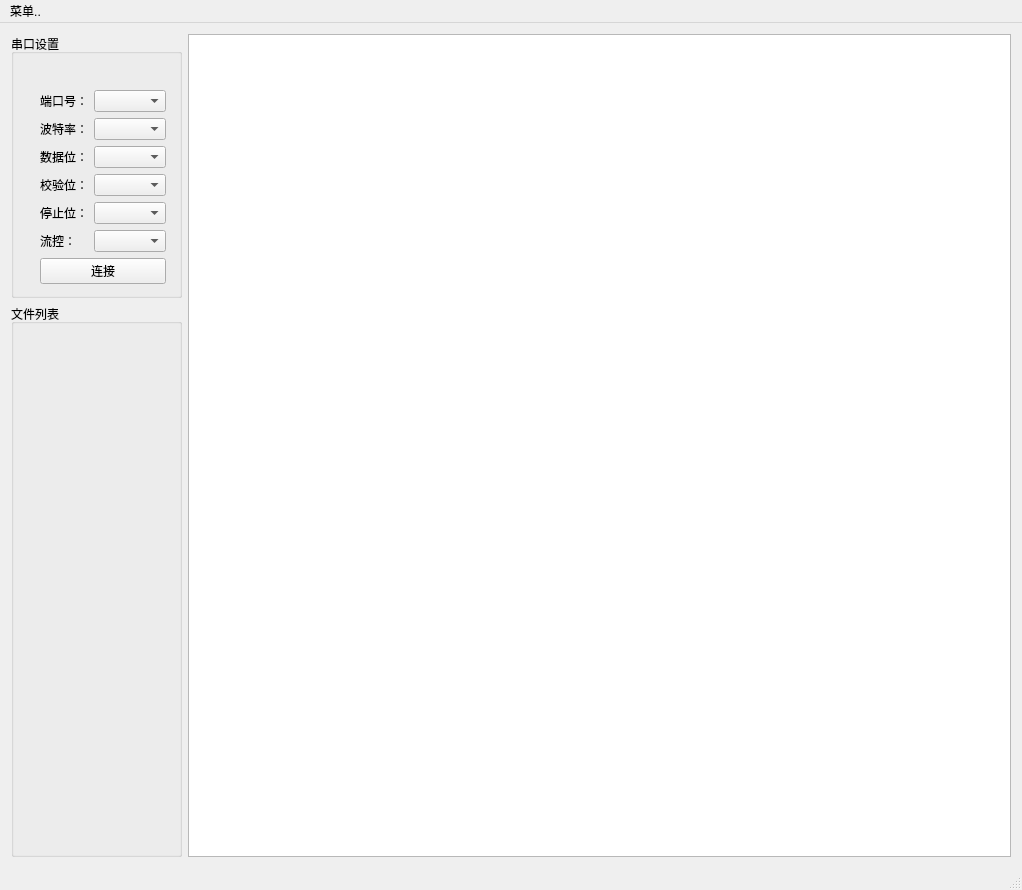
<?xml version="1.0" encoding="UTF-8"?>
<ui version="4.0">
 <class>CentralWidget</class>
 <widget class="QMainWindow" name="CentralWidget">
  <property name="geometry">
   <rect>
    <x>0</x>
    <y>0</y>
    <width>1022</width>
    <height>890</height>
   </rect>
  </property>
  <property name="windowTitle">
   <string>MainWindow</string>
  </property>
  <widget class="QWidget" name="centralWidget">
   <layout class="QGridLayout" name="gridLayout_2" rowstretch="0" columnstretch="0,0">
    <item row="0" column="0">
     <layout class="QVBoxLayout" name="verticalLayout" stretch="1,5">
      <property name="sizeConstraint">
       <enum>QLayout::SetDefaultConstraint</enum>
      </property>
      <item>
       <widget class="QGroupBox" name="gb_ComSettings">
        <property name="sizePolicy">
         <sizepolicy hsizetype="Preferred" vsizetype="Preferred">
          <horstretch>0</horstretch>
          <verstretch>0</verstretch>
         </sizepolicy>
        </property>
        <property name="sizeIncrement">
         <size>
          <width>0</width>
          <height>1</height>
         </size>
        </property>
        <property name="title">
         <string>串口设置</string>
        </property>
        <layout class="QHBoxLayout" name="horizontalLayout_2" stretch="0,0">
         <item>
          <layout class="QVBoxLayout" name="verticalLayout_2">
           <property name="leftMargin">
            <number>15</number>
           </property>
           <property name="topMargin">
            <number>25</number>
           </property>
           <item>
            <layout class="QHBoxLayout" name="horizontalLayout">
             <item>
              <widget class="QLabel" name="label">
               <property name="text">
                <string>端口号：</string>
               </property>
              </widget>
             </item>
             <item>
              <widget class="QComboBox" name="cb_serialPorts"/>
             </item>
            </layout>
           </item>
           <item>
            <layout class="QHBoxLayout" name="horizontalLayout_4">
             <item>
              <widget class="QLabel" name="label_2">
               <property name="text">
                <string>波特率：</string>
               </property>
              </widget>
             </item>
             <item>
              <widget class="QComboBox" name="cb_baudrate"/>
             </item>
            </layout>
           </item>
           <item>
            <layout class="QHBoxLayout" name="horizontalLayout_8">
             <item>
              <widget class="QLabel" name="label_3">
               <property name="text">
                <string>数据位：</string>
               </property>
              </widget>
             </item>
             <item>
              <widget class="QComboBox" name="cb_databits"/>
             </item>
            </layout>
           </item>
           <item>
            <layout class="QHBoxLayout" name="horizontalLayout_7">
             <item>
              <widget class="QLabel" name="label_4">
               <property name="text">
                <string>校验位：</string>
               </property>
              </widget>
             </item>
             <item>
              <widget class="QComboBox" name="cb_parity"/>
             </item>
            </layout>
           </item>
           <item>
            <layout class="QHBoxLayout" name="horizontalLayout_6">
             <item>
              <widget class="QLabel" name="label_5">
               <property name="text">
                <string>停止位：</string>
               </property>
              </widget>
             </item>
             <item>
              <widget class="QComboBox" name="cb_stopBits"/>
             </item>
            </layout>
           </item>
           <item>
            <layout class="QHBoxLayout" name="horizontalLayout_5">
             <item>
              <widget class="QLabel" name="label_6">
               <property name="text">
                <string>流控：</string>
               </property>
              </widget>
             </item>
             <item>
              <widget class="QComboBox" name="cb_flowControl"/>
             </item>
            </layout>
           </item>
           <item>
            <widget class="QPushButton" name="btn_connect">
             <property name="text">
              <string>连接</string>
             </property>
            </widget>
           </item>
          </layout>
         </item>
         <item>
          <spacer name="horizontalSpacer">
           <property name="orientation">
            <enum>Qt::Horizontal</enum>
           </property>
           <property name="sizeType">
            <enum>QSizePolicy::Fixed</enum>
           </property>
           <property name="sizeHint" stdset="0">
            <size>
             <width>2</width>
             <height>20</height>
            </size>
           </property>
          </spacer>
         </item>
        </layout>
       </widget>
      </item>
      <item>
       <widget class="QGroupBox" name="gb_send">
        <property name="sizePolicy">
         <sizepolicy hsizetype="Preferred" vsizetype="Preferred">
          <horstretch>0</horstretch>
          <verstretch>0</verstretch>
         </sizepolicy>
        </property>
        <property name="sizeIncrement">
         <size>
          <width>0</width>
          <height>1</height>
         </size>
        </property>
        <property name="title">
         <string>文件列表</string>
        </property>
        <layout class="QHBoxLayout" name="horizontalLayout_24" stretch="0,0">
         <property name="sizeConstraint">
          <enum>QLayout::SetDefaultConstraint</enum>
         </property>
         <item>
          <layout class="QVBoxLayout" name="list_fileNames"/>
         </item>
         <item>
          <spacer name="horizontalSpacer_2">
           <property name="orientation">
            <enum>Qt::Horizontal</enum>
           </property>
           <property name="sizeType">
            <enum>QSizePolicy::Fixed</enum>
           </property>
           <property name="sizeHint" stdset="0">
            <size>
             <width>2</width>
             <height>20</height>
            </size>
           </property>
          </spacer>
         </item>
        </layout>
       </widget>
      </item>
     </layout>
    </item>
    <item row="0" column="1">
     <layout class="QVBoxLayout" name="verticalLayout_content" stretch="0">
      <property name="sizeConstraint">
       <enum>QLayout::SetDefaultConstraint</enum>
      </property>
      <item>
       <widget class="QTextEdit" name="textEdit_content">
        <property name="readOnly">
         <bool>true</bool>
        </property>
        <property name="textInteractionFlags">
         <set>Qt::NoTextInteraction</set>
        </property>
       </widget>
      </item>
     </layout>
    </item>
   </layout>
  </widget>
  <widget class="QMenuBar" name="menuBar">
   <property name="geometry">
    <rect>
     <x>0</x>
     <y>0</y>
     <width>1022</width>
     <height>20</height>
    </rect>
   </property>
   <widget class="QMenu" name="menuTest">
    <property name="title">
     <string>菜单..</string>
    </property>
    <addaction name="actionOpen"/>
    <addaction name="actionSave"/>
    <addaction name="actionAbout"/>
   </widget>
   <addaction name="menuTest"/>
  </widget>
  <widget class="QStatusBar" name="statusBar"/>
  <action name="actionAbout">
   <property name="icon">
    <iconset theme="edit-find"/>
   </property>
   <property name="text">
    <string>About TableHelper</string>
   </property>
  </action>
  <action name="actionOpen">
   <property name="icon">
    <iconset theme="document-open" resource="../../QGoodCentralWidget/src/res.qrc">
     <normaloff>:/icons/maximize-active-dark.ico</normaloff>:/icons/maximize-active-dark.ico</iconset>
   </property>
   <property name="text">
    <string>打开..</string>
   </property>
  </action>
  <action name="actionSave">
   <property name="icon">
    <iconset theme="document-save" resource="../../QGoodCentralWidget/src/res.qrc">
     <normaloff>:/icons/restore-active-dark.ico</normaloff>:/icons/restore-active-dark.ico</iconset>
   </property>
   <property name="text">
    <string>保存..</string>
   </property>
  </action>
 </widget>
 <layoutdefault spacing="6" margin="11"/>
 <resources>
  <include location="../../QGoodCentralWidget/src/res.qrc"/>
 </resources>
 <connections/>
</ui>
